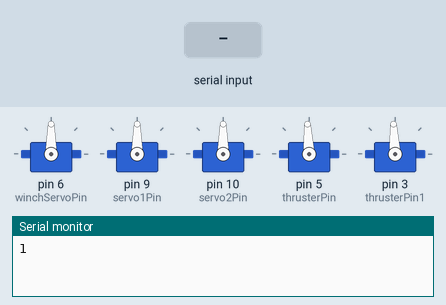
Recording of a sketch running on a simulated Arduino Uno, built with avr-gcc and run on an emulated ATmega328P. Parts: 5 × servo, the last lines printed to the serial monitor. The test bench sets the inputs (shaded band).

Above: at 5.2 s.
5.3 s: "2\n" received over Serial
At 5.8 s:
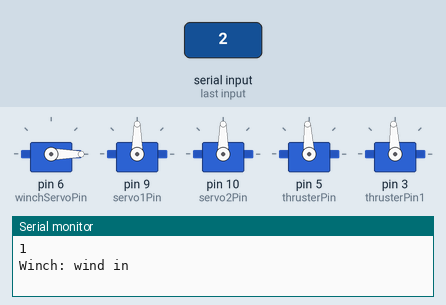
6.8 s: "3\n" received over Serial
At 8.0 s:
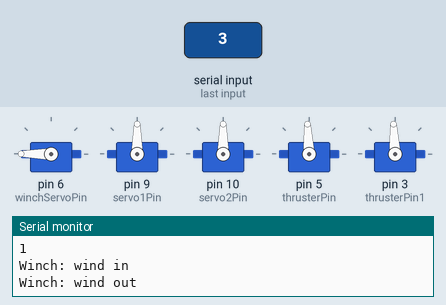
8.3 s: "S135\n" received over Serial
At 9.4 s:
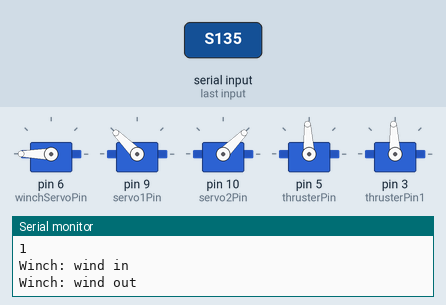
9.8 s: "1\n" received over Serial
At 10.4 s:
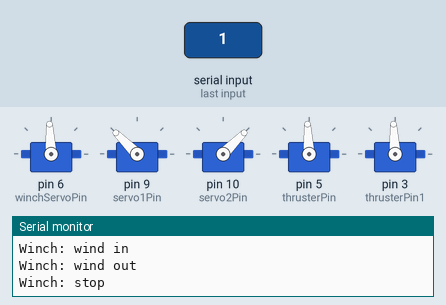
11.3 s: "L180\n" received over Serial
At 11.7 s:
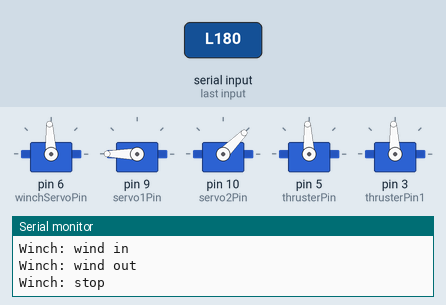
12.8 s: "R180\n" received over Serial
At 14.0 s:
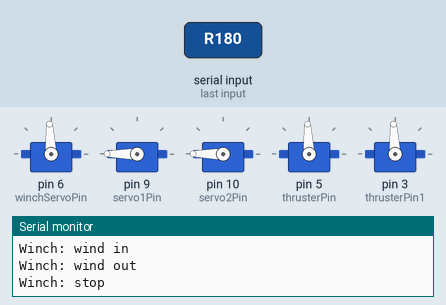
Timing chart, 0 to 15.3 s (numbered marks = the images above; inputs shaded):
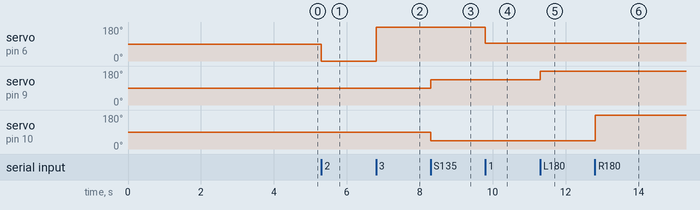

Measured:
- after the input at 5.3 s, servo on pin 6 (winchServoPin): 90° → 0° at once
- after the input at 6.8 s, servo on pin 6 (winchServoPin): 0° → 180° at once
- after the input at 8.3 s, servo on pin 9 (servo1Pin): 90° → 135° at once; servo on pin 10 (servo2Pin): 90° → 45° at once
- after the input at 9.8 s, servo on pin 6 (winchServoPin): 180° → 93° at once
- after the input at 11.3 s, servo on pin 9 (servo1Pin): 135° → 180° at once
- after the input at 12.8 s, servo on pin 10 (servo2Pin): 45° → 180° at once

The sketch:

robot.ino
```cpp
#include <Servo.h>

Servo winchServo;
Servo servo1;
Servo servo2;
Servo thruster;
Servo thruster1;

const int servo1Pin = 9;
const int servo2Pin = 10;
const int winchServoPin = 6;
const int thrusterPin = 5;
const int thrusterPin1 = 3;

const int THRUSTER_NEUTRAL_US = 1500;

// Helper function to mirror the angle for a reversed servo
int reverseAngle(int angle) {
  return 180 - angle;
}

void setup() {
  Serial.begin(9600);

  winchServo.attach(winchServoPin);
  servo1.attach(servo1Pin);
  servo2.attach(servo2Pin);
  thruster.attach(thrusterPin);
  thruster1.attach(thrusterPin1);

  // Arm the ESCs with neutral signal before use
  thruster.writeMicroseconds(THRUSTER_NEUTRAL_US);
  thruster1.writeMicroseconds(THRUSTER_NEUTRAL_US);
  delay(4000); // Wait for ESC arming beeps to complete

  servo1.write(90);
  servo2.write(reverseAngle(90));

  Serial.println("1");
}

void loop() {
  if (Serial.available() > 0) {
    String line = Serial.readStringUntil('\n');
    line.trim();
    if (line.length() == 0) return;

    char command = line.charAt(0);

    switch (command) {
      case '1':  // Winch stop (X)
        winchServo.writeMicroseconds(1500);
        Serial.println("Winch: stop");
        break;

      case '2':  // Winch wind in (Square)
        winchServo.writeMicroseconds(500);
        Serial.println("Winch: wind in");
        break;

      case '3':  // Winch wind out (Circle)
        winchServo.writeMicroseconds(2500);
        Serial.println("Winch: wind out");
        break;

      case 'S': {  // Servo pair angle from left stick, e.g. "S135"
        int angle = line.substring(1).toInt();
        angle = constrain(angle, 0, 180);
        servo1.write(angle);
        servo2.write(reverseAngle(angle));
        break;
      }

      case 'L': {  // Left servo (servo1) raw angle for turning, e.g. "L180"
        int angle = line.substring(1).toInt();
        angle = constrain(angle, 0, 180);
        servo1.write(angle);
        break;
      }

      case 'R': {  // Right servo (servo2) raw angle for turning, e.g. "R180"
        int angle = line.substring(1).toInt();
        angle = constrain(angle, 0, 180);
        servo2.write(angle);
        break;
      }

      case 'T': {  // Thruster microseconds from triggers, e.g. "T1650"
        int us = line.substring(1).toInt();
        us = constrain(us, 1000, 2000);
        thruster.writeMicroseconds(us);
        thruster1.writeMicroseconds(us);
        break;
      }

      case 'A': {  // Left thruster (pin 5) only, e.g. "A1650" - used while turning
        int us = line.substring(1).toInt();
        us = constrain(us, 1000, 2000);
        thruster.writeMicroseconds(us);
        break;
      }

      case 'B': {  // Right thruster (pin 3) only, e.g. "B1650" - used while turning
        int us = line.substring(1).toInt();
        us = constrain(us, 1000, 2000);
        thruster1.writeMicroseconds(us);
        break;
      }

      default:
        Serial.println("Try again");
        break;
    }
  }
}
```
